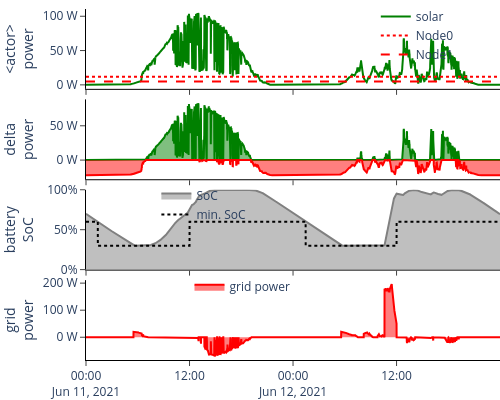

Source (notebook cell):
### Code cell
battery = "CLCBattery"
df = pd.read_csv(f"results/{battery}.csv", index_col=0)
fig = make_subplots(rows=4, cols=1, shared_xaxes=True, vertical_spacing=0.03)
# First plot
fig.add_trace(
    go.Scatter(x=df.index, y=df[f"MockSolar:{battery}.p"], line_color="green", name="solar"), row=1, col=1
)
line_dashes = ["dot", "dash"]
for i, col in enumerate(df.filter(regex="nodes").columns):
    fig.add_trace(
        go.Scatter(
            x=df.index, y=-df[col], line_color="red", line_dash=line_dashes[i], name=f"Node{i}",
        )
    )
fig.update_yaxes(title_text="<actor><br>power", row=1, col=1, ticksuffix=" W")

# Second plot
pos_delta = df["p_delta"].apply(lambda x: max(x, 0))
neg_delta = df["p_delta"].apply(lambda x: min(x, 0))
fig.add_trace(
    go.Scatter(x=pos_delta.index, y=pos_delta, fill="tozeroy", line_color="green", showlegend=False), row=2, col=1
)
fig.add_trace(
    go.Scatter(x=neg_delta.index, y=neg_delta, fill="tozeroy", line_color="red", showlegend=False), row=2, col=1
)
fig.update_yaxes(title_text="delta<br>power", row=2, col=1, ticksuffix=" W")

# Third plot
fig.add_trace(
    go.Scatter(x=df.index, y=df["storage.soc"]*100, fill="tozeroy", line_color="gray", name="SoC", legend="legend3"), row=3, col=1
)
fig.add_trace(
    go.Scatter(x=df.index, y=df["policy.min_soc"]*100, line_dash="dot", line_color="black", name="min. SoC", legend="legend3"), row=3, col=1,
)
fig.update_yaxes(title_text="battery<br>SoC", row=3, col=1, range=[0, 100], title_standoff=15, ticksuffix="%")

# Fourth plot
fig.add_trace(
    go.Scatter(x=df.index, y=-df["e_delta"] / STEP_SIZE, line_color="red", fill="tozeroy", name="grid power", legend="legend4"), row=4, col=1
)
fig.update_yaxes(title_text="grid<br>power", row=4, col=1, ticksuffix=" W")

fig.update_layout(
    width=500,
    height=400,
    margin={"r": 0, "l": 0, "t": 0.1, "b": 0},
    legend={"x": 0.7, "y": 1.02, "bgcolor": "rgba(0,0,0,0)"},
    legend2={"x": 0.7, "y": 0.73, "yanchor": "top", "bgcolor": "rgba(0,0,0,0)"},
    legend3={"x": 0.17, "y": 0.51, "yanchor": "top", "bgcolor": "rgba(0,0,0,0)"},
    legend4={"x": 0.25, "y": 0.25, "yanchor": "top", "bgcolor": "rgba(0,0,0,0)"},
    paper_bgcolor="rgba(0,0,0,0)", plot_bgcolor="rgba(0,0,0,0)",
    font_size=12,
    xaxis_tickformat = '%d %B (%a)\n %Y'
)
fig.update_xaxes(showline=True, linewidth=1, linecolor="black", ticks="outside")
fig.update_yaxes(showline=True, linewidth=1, linecolor="black", ticks="outside", title_font_size=14)
fig.show()

### Figure 1 — Plotly figure (JSON) as saved in the notebook; plotly's stock layout.template omitted (floating-point values rounded to 4 significant figures; data arrays with more than 128 entries replaced by an {"elided": "..."} marker saying what was removed)
{"data": [{"line": {"color": "green"}, "name": "solar", "type": "scatter", "x": {"elided": "5760 str values"}, "xaxis": "x", "y": {"elided": "5760 float values"}, "yaxis": "y"}, {"line": {"color": "red", "dash": "dot"}, "name": "Node0", "type": "scatter", "x": {"elided": "5760 str values"}, "y": {"elided": "5760 int values"}}, {"line": {"color": "red", "dash": "dash"}, "name": "Node1", "type": "scatter", "x": {"elided": "5760 str values"}, "y": {"elided": "5760 int values"}}, {"fill": "tozeroy", "line": {"color": "green"}, "showlegend": false, "type": "scatter", "x": {"elided": "5760 str values"}, "xaxis": "x2", "y": {"elided": "5760 float values"}, "yaxis": "y2"}, {"fill": "tozeroy", "line": {"color": "red"}, "showlegend": false, "type": "scatter", "x": {"elided": "5760 str values"}, "xaxis": "x2", "y": {"elided": "5760 float values"}, "yaxis": "y2"}, {"fill": "tozeroy", "legend": "legend3", "line": {"color": "gray"}, "name": "SoC", "type": "scatter", "x": {"elided": "5760 str values"}, "xaxis": "x3", "y": {"elided": "5760 float values"}, "yaxis": "y3"}, {"legend": "legend3", "line": {"color": "black", "dash": "dot"}, "name": "min. SoC", "type": "scatter", "x": {"elided": "5760 str values"}, "xaxis": "x3", "y": {"elided": "5760 int values"}, "yaxis": "y3"}, {"fill": "tozeroy", "legend": "legend4", "line": {"color": "red"}, "name": "grid power", "type": "scatter", "x": {"elided": "5760 str values"}, "xaxis": "x4", "y": {"elided": "5760 float values"}, "yaxis": "y4"}], "layout": {"font": {"size": 12}, "height": 400, "legend": {"bgcolor": "rgba(0,0,0,0)", "x": 0.7, "y": 1.02}, "legend2": {"bgcolor": "rgba(0,0,0,0)", "x": 0.7, "y": 0.73, "yanchor": "top"}, "legend3": {"bgcolor": "rgba(0,0,0,0)", "x": 0.17, "y": 0.51, "yanchor": "top"}, "legend4": {"bgcolor": "rgba(0,0,0,0)", "x": 0.25, "y": 0.25, "yanchor": "top"}, "margin": {"b": 0, "l": 0, "r": 0, "t": 0.1}, "paper_bgcolor": "rgba(0,0,0,0)", "plot_bgcolor": "rgba(0,0,0,0)", "width": 500, "xaxis": {"anchor": "y", "domain": [0, 1], "linecolor": "black", "linewidth": 1, "matches": "x4", "showline": true, "showticklabels": false, "tickformat": "%d %B (%a)\n %Y", "ticks": "outside"}, "xaxis2": {"anchor": "y2", "domain": [0, 1], "linecolor": "black", "linewidth": 1, "matches": "x4", "showline": true, "showticklabels": false, "ticks": "outside"}, "xaxis3": {"anchor": "y3", "domain": [0, 1], "linecolor": "black", "linewidth": 1, "matches": "x4", "showline": true, "showticklabels": false, "ticks": "outside"}, "xaxis4": {"anchor": "y4", "domain": [0, 1], "linecolor": "black", "linewidth": 1, "showline": true, "ticks": "outside"}, "yaxis": {"anchor": "x", "domain": [0.7725, 1], "linecolor": "black", "linewidth": 1, "showline": true, "ticks": "outside", "ticksuffix": " W", "title": {"font": {"size": 14}, "text": "<actor><br>power"}}, "yaxis2": {"anchor": "x2", "domain": [0.515, 0.7425], "linecolor": "black", "linewidth": 1, "showline": true, "ticks": "outside", "ticksuffix": " W", "title": {"font": {"size": 14}, "text": "delta<br>power"}}, "yaxis3": {"anchor": "x3", "domain": [0.2575, 0.485], "linecolor": "black", "linewidth": 1, "range": [0, 100], "showline": true, "ticks": "outside", "ticksuffix": "%", "title": {"font": {"size": 14}, "standoff": 15, "text": "battery<br>SoC"}}, "yaxis4": {"anchor": "x4", "domain": [0, 0.2275], "linecolor": "black", "linewidth": 1, "showline": true, "ticks": "outside", "ticksuffix": " W", "title": {"font": {"size": 14}, "text": "grid<br>power"}}}}
